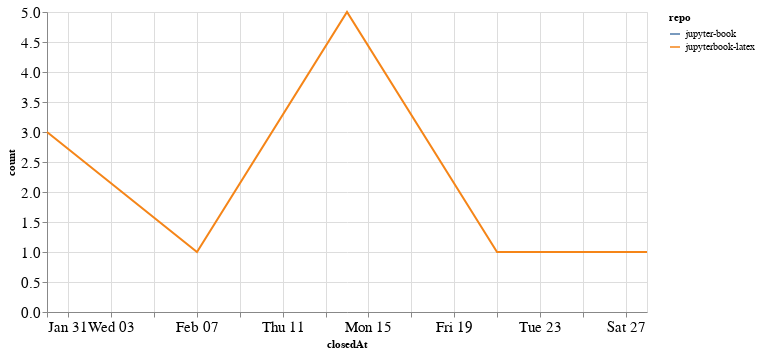

The notebook cell saved with this chart:
### Code cell
closed_by_time = closed_by.groupby('repo').resample('W', on='closedAt').count()['author'].reset_index()
closed_by_time = closed_by_time.rename(columns={'author': 'count'})

alt.Chart(closed_by_time, width=600).mark_line().encode(
    x='closedAt',
    y='count',
    color='repo',
    tooltip="repo"
)

### Figure 1 — Vega-Lite specification as saved in the notebook (floating-point values rounded to 4 significant figures)
{"config": {"axisLeft": {"labelFontSize": 15}, "axisBottom": {"labelFontSize": 15}}, "data": {"name": "data-313d8bbfb18b70860469832b614705a8"}, "mark": "line", "encoding": {"color": {"type": "nominal", "field": "repo"}, "tooltip": {"type": "nominal", "field": "repo"}, "x": {"type": "temporal", "field": "closedAt"}, "y": {"type": "quantitative", "field": "count"}}, "width": 600, "$schema": "https://vega.github.io/schema/vega-lite/v4.8.1.json", "datasets": {"data-313d8bbfb18b70860469832b614705a8": [{"repo": "jupyter-book", "closedAt": "2021-02-21T00:00:00", "count": 1}, {"repo": "jupyterbook-latex", "closedAt": "2021-01-31T00:00:00", "count": 3}, {"repo": "jupyterbook-latex", "closedAt": "2021-02-07T00:00:00", "count": 1}, {"repo": "jupyterbook-latex", "closedAt": "2021-02-14T00:00:00", "count": 5}, {"repo": "jupyterbook-latex", "closedAt": "2021-02-21T00:00:00", "count": 1}, {"repo": "jupyterbook-latex", "closedAt": "2021-02-28T00:00:00", "count": 1}]}}
